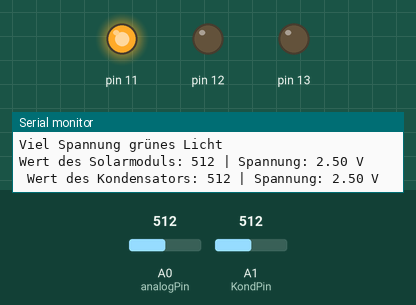
Simulated run of this sketch. Board: Arduino Uno, built with avr-gcc and run on an emulated ATmega328P. On the bench: output pins drawn as LEDs (lit = HIGH), the last lines printed to the serial monitor. The test bench sets the inputs (shaded band); at power-on: A0 (analogPin) = 512, A1 (KondPin) = 512.

Above: at 1.2 s.
1.3 s: A0 (analogPin) set to 324
3.4 s: A0 (analogPin) set to 294
At 5.1 s:
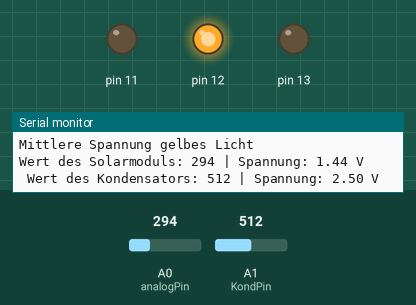
5.9 s: A0 (analogPin) set to 154
7.9 s: A0 (analogPin) set to 132
At 10.1 s:
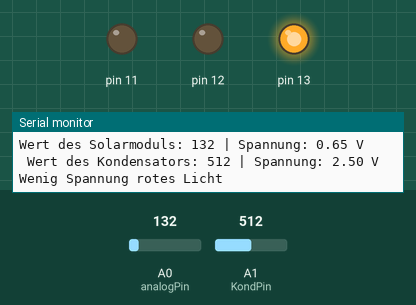
10.4 s: A0 (analogPin) set to 306
At 12.4 s:
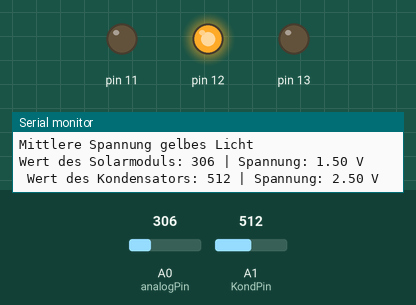
12.7 s: A0 (analogPin) set to 122
At 13.8 s:
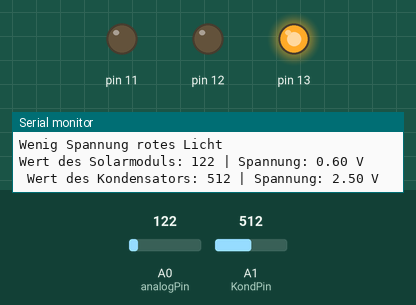
Timing chart, 0 to 15.7 s (numbered marks = the images above; inputs shaded):
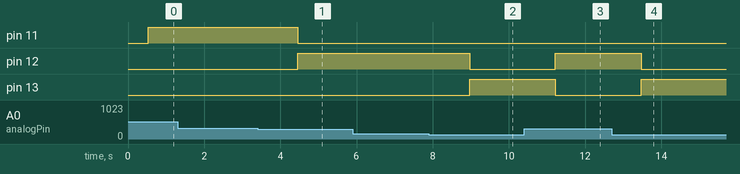

The sketch:

NWT3_lampe_copy_20260522124318.ino
```cpp
int analogPin = A0; // Analoger Pin, an dem die Spannung anliegt
int KondPin = A1;  // Analoger Pin für die Spannung am Kondensator Pin
void setup() {
  Serial.begin(9600); // Serielle Kommunikation starten
  pinMode(13,HIGH);
  pinMode(12,HIGH);
  pinMode(11,HIGH);


}

void loop() {

  int Wert = analogRead(analogPin); // Wert zwischen 0 und 1023 auslesen
  float voltage = (Wert / 1023.0) * 5;   // Umrechnung des digitalen Werts in die tatsächliche Spannung

  int WertK = analogRead(KondPin); // Wert zwischen 0 und 1023 auslesen
  float voltageK = (WertK / 1023.0) * 5; // Umrechnung des digitalen Werts in die tatsächliche Spannung


  WerteSchreiben();

  delay(500); // 0,5 Sekunden warten

if(voltage<=0.7 && voltage>=0.3){
digitalWrite(11,0);
digitalWrite(12,0);
digitalWrite(13,1);
Serial.println("Wenig Spannung rotes Licht");
}

if(voltage>=0.7 && voltage<=1.5){
digitalWrite(11,0);
digitalWrite(12,1);
digitalWrite(13,0);
Serial.println("Mittlere Spannung gelbes Licht");
}

if(voltage>=1.5){
digitalWrite(11,1);
digitalWrite(12,0);
digitalWrite(13,0);
Serial.println("Viel Spannung grünes Licht");
}

if(voltage<0.3){
  digitalWrite(11,0);
digitalWrite(12,0);
digitalWrite(13,1);
delay(500);
WerteSchreiben();
digitalWrite(13,0);
delay(500);
WerteSchreiben();
  int Wert = analogRead(analogPin); // Wert zwischen 0 und 1023 auslesen
  float voltage = (Wert / 1023.0) * 5;
Serial.println("Bruder hier ist nix es blinkt jzt");


}

}


void WerteSchreiben(){

  int Wert = analogRead(analogPin); // Wert zwischen 0 und 1023 auslesen
  float voltage = (Wert / 1023.0) * 5;   // Umrechnung des digitalen Werts in die tatsächliche Spannung

  int WertK = analogRead(KondPin); // Wert zwischen 0 und 1023 auslesen
  float voltageK = (WertK / 1023.0) * 5; // Umrechnung des digitalen Werts in die tatsächliche Spannung

 Serial.print("Wert des Solarmoduls: ");
  Serial.print(Wert);
  Serial.print(" | Spannung: ");
  Serial.print(voltage);
  Serial.print(" V");
Serial.print("    ");
  Serial.print("Wert des Kondensators: ");
  Serial.print(WertK);
  Serial.print(" | Spannung: ");
  Serial.print(voltageK);
  Serial.println(" V");

}

void WerteLesen(){
  int Wert = analogRead(analogPin); // Wert zwischen 0 und 1023 auslesen
  float voltage = (Wert / 1023.0) * 5;   // Umrechnung des digitalen Werts in die tatsächliche Spannung

  int WertK = analogRead(KondPin); // Wert zwischen 0 und 1023 auslesen
  float voltageK = (WertK / 1023.0) * 5; // Umrechnung des digitalen Werts in die tatsächliche Spannung

}
```

Measured:
- the behaviour switches between 307 and 306 on A0 (analogPin) (found by bisection; images 0 and 1)
- the behaviour switches between 144 and 143 on A0 (analogPin) (found by bisection; images 1 and 2)
- after the input at 3.4 s, pin 11: HIGH → LOW after 1.1 s; pin 12: LOW → HIGH after 1.1 s
- after the input at 7.9 s, pin 12: HIGH → LOW after 1.1 s; pin 13: LOW → HIGH after 1.1 s
- after the input at 10.4 s, pin 12: LOW → HIGH after 0.82 s; pin 13: HIGH → LOW after 0.82 s
- after the input at 12.7 s, pin 12: HIGH → LOW after 0.78 s; pin 13: LOW → HIGH after 0.78 s
